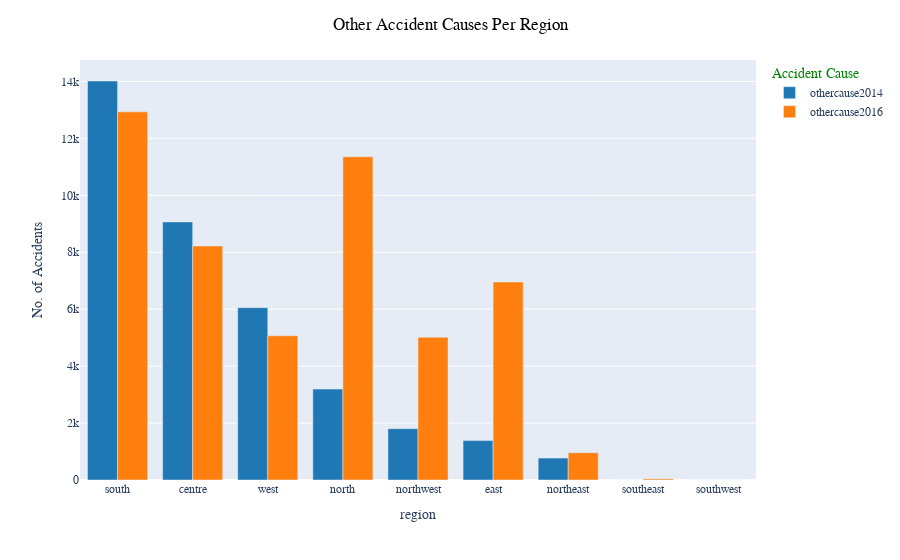

The notebook cell saved with this chart:
### Markdown cell above
#### 4.1.8. Other Accident Causes Per State

### Code cell
fig_7 = px.bar(others_region, y=["othercause2014", "othercause2016"], barmode="group",
              labels={"value": "No. of Accidents", "variable": "Accident Cause"},
              color_discrete_sequence=px.colors.qualitative.D3)
fig_7.update_layout(title_text="Other Accident Causes Per Region", title_x=0.5,
                   font_family="Times New Roman", title_font_family="Times New Roman", 
                    title_font_color="black", legend_title_font_color="green")
fig_7.update_xaxes(title_font_family="Times New Roman")

### Figure 1 — Plotly figure (JSON) as saved in the notebook; plotly's stock layout.template omitted (floating-point values rounded to 4 significant figures)
{"data": [{"alignmentgroup": "True", "hovertemplate": "Accident Cause=othercause2014<br>region=%{x}<br>No. of Accidents=%{y}<extra></extra>", "legendgroup": "othercause2014", "marker": {"color": "#1F77B4", "pattern": {"shape": ""}}, "name": "othercause2014", "offsetgroup": "othercause2014", "orientation": "v", "showlegend": true, "textposition": "auto", "x": ["south", "centre", "west", "north", "northwest", "east", "northeast", "southeast", "southwest"], "xaxis": "x", "y": [14015, 9066, 6054, 3193, 1803, 1384, 771, 0, 0], "yaxis": "y", "type": "bar"}, {"alignmentgroup": "True", "hovertemplate": "Accident Cause=othercause2016<br>region=%{x}<br>No. of Accidents=%{y}<extra></extra>", "legendgroup": "othercause2016", "marker": {"color": "#FF7F0E", "pattern": {"shape": ""}}, "name": "othercause2016", "offsetgroup": "othercause2016", "orientation": "v", "showlegend": true, "textposition": "auto", "x": ["south", "centre", "west", "north", "northwest", "east", "northeast", "southeast", "southwest"], "xaxis": "x", "y": [12932, 8218, 5065, 11353, 5012, 6954, 957, 39, 0], "yaxis": "y", "type": "bar"}], "layout": {"xaxis": {"anchor": "y", "domain": [0, 1], "title": {"text": "region", "font": {"family": "Times New Roman"}}, "type": "category", "range": [-0.5, 8.5], "autorange": true}, "yaxis": {"anchor": "x", "domain": [0, 1], "title": {"text": "No. of Accidents"}, "type": "linear", "range": [0, 14750.0], "autorange": true}, "legend": {"title": {"text": "Accident Cause", "font": {"color": "green"}}, "tracegroupgap": 0}, "margin": {"t": 60}, "barmode": "group", "title": {"font": {"family": "Times New Roman", "color": "black"}, "text": "Other Accident Causes Per Region", "x": 0.5}, "font": {"family": "Times New Roman"}, "autosize": true}}
